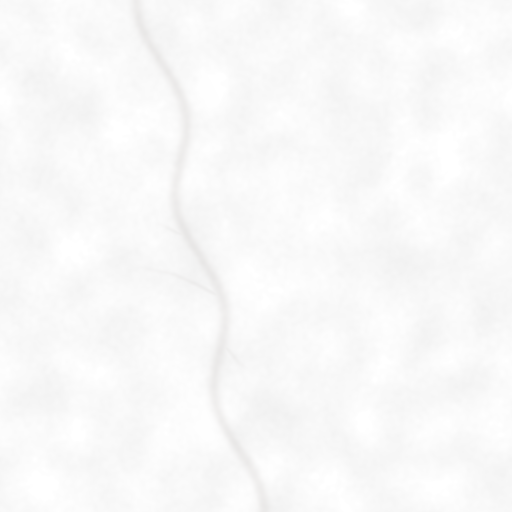
#> input picture generated/colormap.png, 1024 x 1024 px (shown at 1/2 size)
$ python build_landscape_detail.py
#> lines starting #> are read from the running program, lines starting #| are printed output that depends on the picture
"""Original procedural color detail only; never changes height/control/biomes.
Same 1024px replacement color map, no extra shader samples or geometry.
"""
from pathlib import Path
import numpy as np
from scipy.ndimage import gaussian_filter
from PIL import Image
ROOT=Path(__file__).resolve().parents[1]
rng=np.random.default_rng(1002)
a=np.asarray(Image.open(ROOT/'generated/colormap.png').convert('RGBA')).copy()
#> a is the input picture: shape (1024, 1024, 4); mean R, G, B, A 244.2, 244.1, 244.1, 128
z,x=np.mgrid[-128:128:0.25,-128:128:0.25]
def field(sigma):
 n=gaussian_filter(rng.normal(size=x.shape),sigma,mode='wrap'); return n/(np.std(n)+1e-8)
def smooth(lo,hi,v):
 t=np.clip((v-lo)/(hi-lo),0,1);return t*t*(3-2*t)
macro=field(26);meso=field(6);fine=field(1.2)
# Broad, feathered mineral stains; no sharp biome rectangle boundaries.
var=np.clip(0.965+0.022*macro+0.014*meso+0.006*fine,0.86,1.04)
rgb=a[:,:,:3].astype(float)/255
rgb*=var[:,:,None]
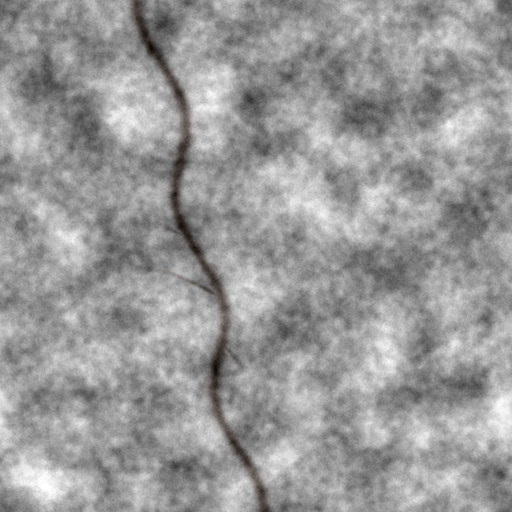
#> rgb: shape (1024, 1024, 3) float64 (shown at 1/2 size); mean R, G, B 0.926, 0.926, 0.925; drawn with min black and max white
fan=smooth(-42,-20,z)*(1-smooth(-11,8,z))
striations=np.sin(x*0.65+z*0.12+field(35)*1.8)
rgb*= (1-0.035*fan*(striations*.5+.5))[:,:,None]
sand=smooth(33,47,x+macro)*(smooth(20,32,z+meso))
ripples=np.sin(x*1.7+z*.7+1.4*np.sin(z*.13))
rgb+=sand[:,:,None]*ripples[:,:,None]*np.array([.013,.011,.006])
salt=1-smooth(10,16,np.hypot(x-32,z-38)+macro*.7)
veins=(1-smooth(.04,.16,np.abs(np.sin(x*.43+meso*.8)*np.sin(z*.36+macro))))
rgb-=salt[:,:,None]*veins[:,:,None]*np.array([.025,.027,.03])
# Warm oxidized gravel/cool stone variation is baked rather than shader-generated.
tint=field(45)
rgb+=tint[:,:,None]*np.array([.009,.002,-.008])
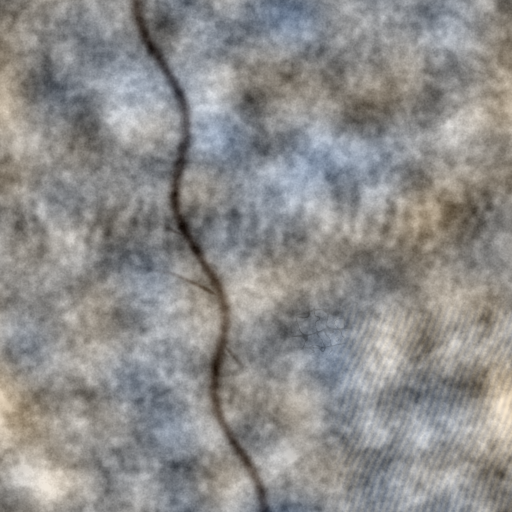
#> rgb: shape (1024, 1024, 3) float64 (shown at 1/2 size); mean R, G, B 0.925, 0.924, 0.922; drawn with min black and max white
a[:,:,:3]=(np.clip(rgb,0,1)*255).astype(np.uint8)
Image.fromarray(a).save(ROOT/'generated/landscape_detail_colormap.png',optimize=True)
print('Wrote 1024x1024 RGBA landscape color replacement; height/control untouched.')
